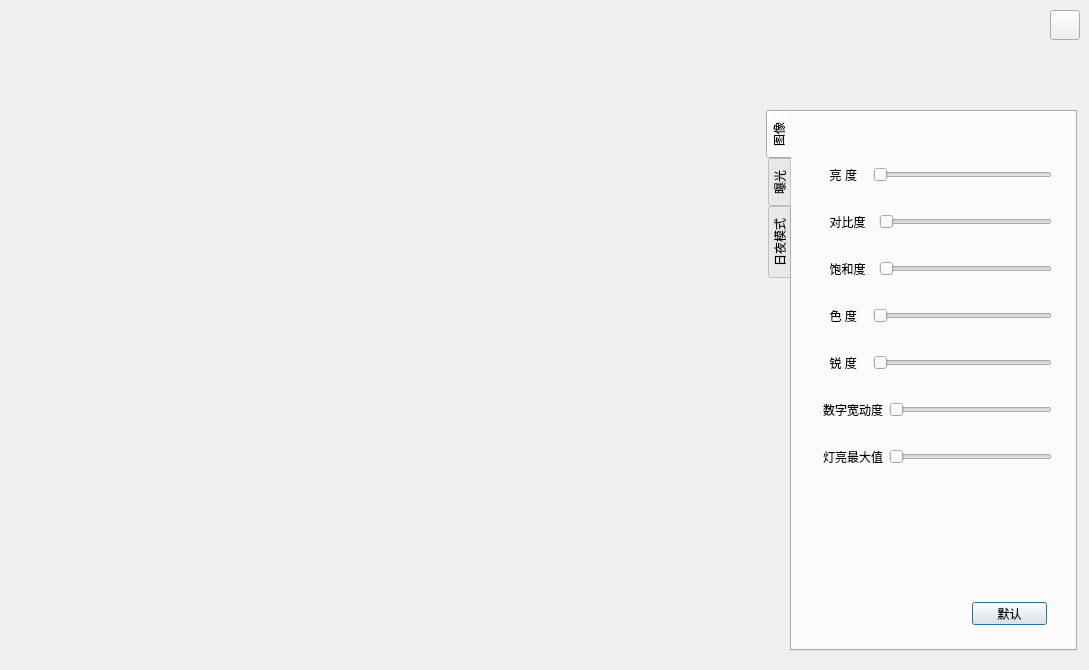
<?xml version="1.0" encoding="UTF-8"?>
<ui version="4.0">
 <class>ImageSet</class>
 <widget class="QDialog" name="ImageSet">
  <property name="geometry">
   <rect>
    <x>0</x>
    <y>0</y>
    <width>1089</width>
    <height>670</height>
   </rect>
  </property>
  <property name="windowTitle">
   <string>ImageSet</string>
  </property>
  <widget class="QTabWidget" name="tabWidget">
   <property name="geometry">
    <rect>
     <x>766</x>
     <y>110</y>
     <width>311</width>
     <height>541</height>
    </rect>
   </property>
   <property name="tabPosition">
    <enum>QTabWidget::West</enum>
   </property>
   <property name="currentIndex">
    <number>0</number>
   </property>
   <widget class="QWidget" name="tab">
    <attribute name="title">
     <string>图像</string>
    </attribute>
    <widget class="QPushButton" name="pushButton">
     <property name="geometry">
      <rect>
       <x>180</x>
       <y>490</y>
       <width>75</width>
       <height>23</height>
      </rect>
     </property>
     <property name="text">
      <string>默认</string>
     </property>
    </widget>
    <widget class="QWidget" name="layoutWidget">
     <property name="geometry">
      <rect>
       <x>20</x>
       <y>20</y>
       <width>251</width>
       <height>371</height>
      </rect>
     </property>
     <layout class="QVBoxLayout" name="verticalLayout">
      <item>
       <layout class="QHBoxLayout" name="horizontalLayout_8">
        <item>
         <widget class="QLabel" name="label_2">
          <property name="text">
           <string>  亮 度   </string>
          </property>
          <property name="alignment">
           <set>Qt::AlignCenter</set>
          </property>
         </widget>
        </item>
        <item>
         <widget class="QSlider" name="horizontalSlider">
          <property name="orientation">
           <enum>Qt::Horizontal</enum>
          </property>
         </widget>
        </item>
       </layout>
      </item>
      <item>
       <layout class="QHBoxLayout" name="horizontalLayout_7">
        <item>
         <widget class="QLabel" name="label_3">
          <property name="text">
           <string>  对比度  </string>
          </property>
         </widget>
        </item>
        <item>
         <widget class="QSlider" name="horizontalSlider_2">
          <property name="orientation">
           <enum>Qt::Horizontal</enum>
          </property>
         </widget>
        </item>
       </layout>
      </item>
      <item>
       <layout class="QHBoxLayout" name="horizontalLayout_6">
        <item>
         <widget class="QLabel" name="label_4">
          <property name="text">
           <string>  饱和度  </string>
          </property>
         </widget>
        </item>
        <item>
         <widget class="QSlider" name="horizontalSlider_3">
          <property name="orientation">
           <enum>Qt::Horizontal</enum>
          </property>
         </widget>
        </item>
       </layout>
      </item>
      <item>
       <layout class="QHBoxLayout" name="horizontalLayout_5">
        <item>
         <widget class="QLabel" name="label_5">
          <property name="text">
           <string>  色 度   </string>
          </property>
         </widget>
        </item>
        <item>
         <widget class="QSlider" name="horizontalSlider_4">
          <property name="orientation">
           <enum>Qt::Horizontal</enum>
          </property>
         </widget>
        </item>
       </layout>
      </item>
      <item>
       <layout class="QHBoxLayout" name="horizontalLayout_4">
        <item>
         <widget class="QLabel" name="label_6">
          <property name="text">
           <string>  锐 度   </string>
          </property>
         </widget>
        </item>
        <item>
         <widget class="QSlider" name="horizontalSlider_5">
          <property name="orientation">
           <enum>Qt::Horizontal</enum>
          </property>
         </widget>
        </item>
       </layout>
      </item>
      <item>
       <layout class="QHBoxLayout" name="horizontalLayout_3">
        <item>
         <widget class="QLabel" name="label_7">
          <property name="text">
           <string>数字宽动度</string>
          </property>
         </widget>
        </item>
        <item>
         <widget class="QSlider" name="horizontalSlider_6">
          <property name="orientation">
           <enum>Qt::Horizontal</enum>
          </property>
         </widget>
        </item>
       </layout>
      </item>
      <item>
       <layout class="QHBoxLayout" name="horizontalLayout_2">
        <item>
         <widget class="QLabel" name="label_8">
          <property name="text">
           <string>灯亮最大值</string>
          </property>
         </widget>
        </item>
        <item>
         <widget class="QSlider" name="horizontalSlider_7">
          <property name="orientation">
           <enum>Qt::Horizontal</enum>
          </property>
         </widget>
        </item>
       </layout>
      </item>
     </layout>
    </widget>
   </widget>
   <widget class="QWidget" name="tab_2">
    <attribute name="title">
     <string>曝光</string>
    </attribute>
    <widget class="QCheckBox" name="checkBox">
     <property name="geometry">
      <rect>
       <x>70</x>
       <y>70</y>
       <width>121</width>
       <height>16</height>
      </rect>
     </property>
     <property name="text">
      <string>人脸智能曝光模式</string>
     </property>
    </widget>
    <widget class="QLabel" name="label_10">
     <property name="geometry">
      <rect>
       <x>20</x>
       <y>110</y>
       <width>81</width>
       <height>16</height>
      </rect>
     </property>
     <property name="text">
      <string>软光敏灵敏度</string>
     </property>
    </widget>
    <widget class="QComboBox" name="comboBox_3">
     <property name="geometry">
      <rect>
       <x>100</x>
       <y>110</y>
       <width>131</width>
       <height>22</height>
      </rect>
     </property>
    </widget>
    <widget class="QWidget" name="layoutWidget">
     <property name="geometry">
      <rect>
       <x>30</x>
       <y>40</y>
       <width>201</width>
       <height>22</height>
      </rect>
     </property>
     <layout class="QHBoxLayout" name="horizontalLayout_9">
      <item>
       <widget class="QLabel" name="label_9">
        <property name="maximumSize">
         <size>
          <width>50</width>
          <height>16777215</height>
         </size>
        </property>
        <property name="text">
         <string>曝光时间</string>
        </property>
       </widget>
      </item>
      <item>
       <widget class="QComboBox" name="comboBox_2"/>
      </item>
     </layout>
    </widget>
   </widget>
   <widget class="QWidget" name="tab_3">
    <attribute name="title">
     <string>日夜模式</string>
    </attribute>
    <widget class="QCheckBox" name="checkBox_2">
     <property name="geometry">
      <rect>
       <x>80</x>
       <y>60</y>
       <width>71</width>
       <height>16</height>
      </rect>
     </property>
     <property name="text">
      <string>左右镜像</string>
     </property>
    </widget>
    <widget class="QCheckBox" name="checkBox_3">
     <property name="geometry">
      <rect>
       <x>80</x>
       <y>90</y>
       <width>71</width>
       <height>16</height>
      </rect>
     </property>
     <property name="text">
      <string>上下翻转</string>
     </property>
    </widget>
    <widget class="QWidget" name="layoutWidget">
     <property name="geometry">
      <rect>
       <x>30</x>
       <y>20</y>
       <width>191</width>
       <height>22</height>
      </rect>
     </property>
     <layout class="QHBoxLayout" name="horizontalLayout_10">
      <item>
       <widget class="QLabel" name="label_11">
        <property name="maximumSize">
         <size>
          <width>80</width>
          <height>16777215</height>
         </size>
        </property>
        <property name="text">
         <string>日夜检测模式</string>
        </property>
       </widget>
      </item>
      <item>
       <widget class="QComboBox" name="comboBox_4"/>
      </item>
     </layout>
    </widget>
    <widget class="QWidget" name="layoutWidget">
     <property name="geometry">
      <rect>
       <x>40</x>
       <y>110</y>
       <width>181</width>
       <height>22</height>
      </rect>
     </property>
     <layout class="QHBoxLayout" name="horizontalLayout_11">
      <item>
       <widget class="QLabel" name="label_12">
        <property name="maximumSize">
         <size>
          <width>50</width>
          <height>16777215</height>
         </size>
        </property>
        <property name="text">
         <string>视频制式</string>
        </property>
       </widget>
      </item>
      <item>
       <widget class="QComboBox" name="comboBox_5"/>
      </item>
     </layout>
    </widget>
   </widget>
  </widget>
  <widget class="QWidget" name="layoutWidget">
   <property name="geometry">
    <rect>
     <x>820</x>
     <y>80</y>
     <width>231</width>
     <height>22</height>
    </rect>
   </property>
   <layout class="QHBoxLayout" name="horizontalLayout">
    <item>
     <widget class="QLabel" name="label">
      <property name="maximumSize">
       <size>
        <width>80</width>
        <height>16777215</height>
       </size>
      </property>
      <property name="text">
       <string>通道</string>
      </property>
     </widget>
    </item>
    <item>
     <widget class="QComboBox" name="comboBox">
      <property name="sizePolicy">
       <sizepolicy hsizetype="Preferred" vsizetype="Preferred">
        <horstretch>0</horstretch>
        <verstretch>0</verstretch>
       </sizepolicy>
      </property>
     </widget>
    </item>
   </layout>
  </widget>
  <widget class="QPushButton" name="btnClose">
   <property name="geometry">
    <rect>
     <x>1050</x>
     <y>10</y>
     <width>30</width>
     <height>30</height>
    </rect>
   </property>
   <property name="minimumSize">
    <size>
     <width>30</width>
     <height>30</height>
    </size>
   </property>
   <property name="maximumSize">
    <size>
     <width>30</width>
     <height>30</height>
    </size>
   </property>
   <property name="text">
    <string/>
   </property>
   <property name="icon">
    <iconset>
     <normaloff>:/res/SoftIcon/Cancel.png</normaloff>:/res/SoftIcon/Cancel.png</iconset>
   </property>
   <property name="iconSize">
    <size>
     <width>30</width>
     <height>30</height>
    </size>
   </property>
  </widget>
 </widget>
 <layoutdefault spacing="6" margin="11"/>
 <resources/>
 <connections/>
</ui>
